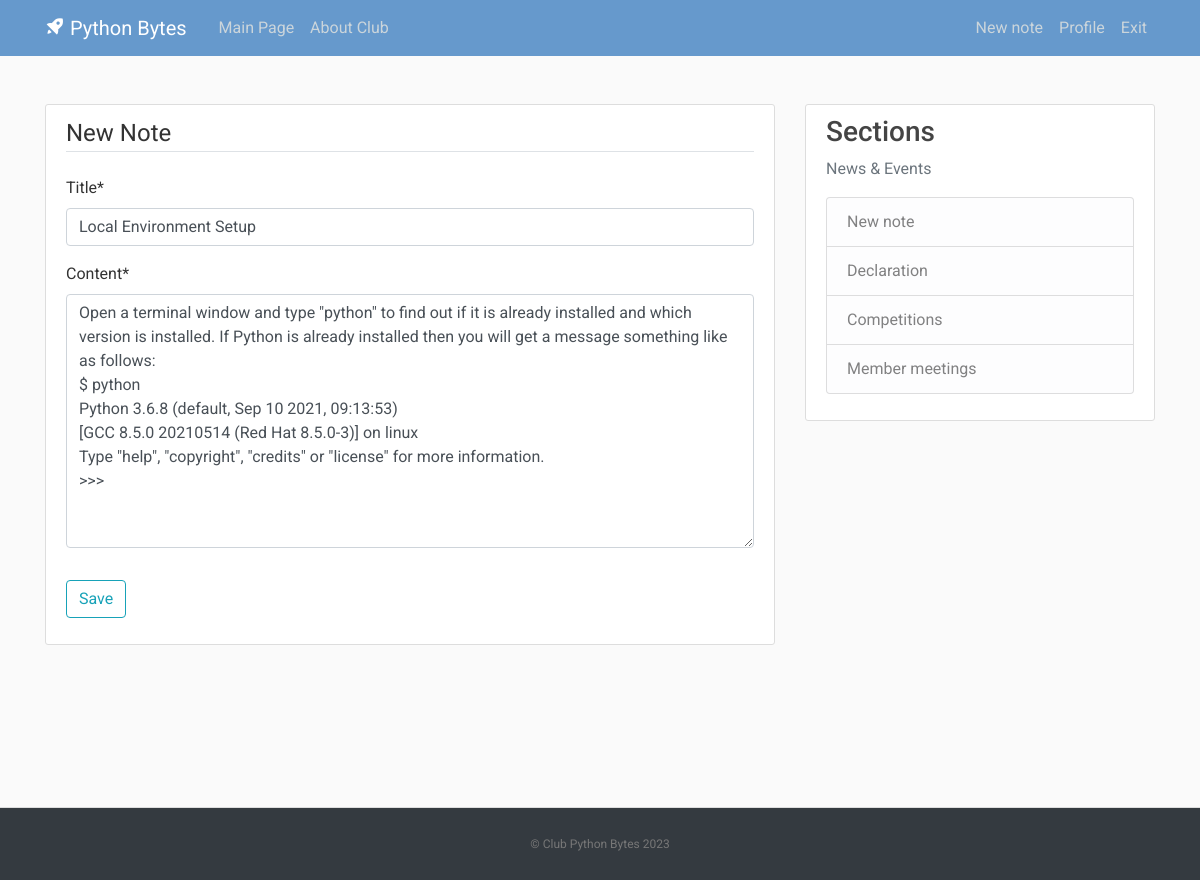
The app's page /post/5/update/ (signed in) with its own data.
### blog/models.py (models this page shows, shortened)
class Post(models.Model):
    title = models.CharField(max_length=100)
    content = models.TextField()
    date_posted = models.DateTimeField(default=timezone.now)
    author = models.ForeignKey(User, on_delete=models.CASCADE)

### blog/views.py (the view, shortened to what this page needs)
# urls.py: path('post/<int:pk>/update/', PostUpdateView.as_view(), name='post-update'),
class PostUpdateView(LoginRequiredMixin, UserPassesTestMixin, UpdateView):
    model = Post
    fields = ['title', 'content']
    def test_func(self):
        post = self.get_object()
        if self.request.user == post.author:
            return True
        return False

### blog/templates/blog/post_form.html (shortened to what this page needs)
{% extends "blog/base.html" %}
{% load crispy_forms_tags %}
{% block content %}
    <div class="content-section">
        <form method="POST">
            <fieldset class="form-group">
                <legend class="border-bottom mb-4">New Note</legend>
                {{ form|crispy }}
            </fieldset>
            <div class="form-group">
                <button class="btn btn-outline-info" type="submit">Save</button>
            </div>
        </form>
    </div>
{% endblock content %}

### blog/static/blog/main.css (style rules this page uses)
﻿body, html { width:100%; height:100% }
body { margin:0; padding:0; background: #fafafa; color: #333333; margin-top: 5rem; font-family:Roboto; }
.content-section { background: #ffffff; padding: 10px 20px; border: 1px solid #dddddd; border-radius: 3px; margin-bottom: 20px; }

### records on screen
Post: title "Local Environment Setup", content "Open a terminal window and type \"python\" to find out if it is already installed and which version is installed. If Python is already installed then you will get a message something like as follows: $ python Python 3.6.8 (default, Sep 10 2021, 09:13:53) [GCC 8.5.0 20210514 (Red Hat 8.5.0-3)] on linux Type \"help\", \"copyright\", \"credits\" or \"license\" for more information. >>>"
